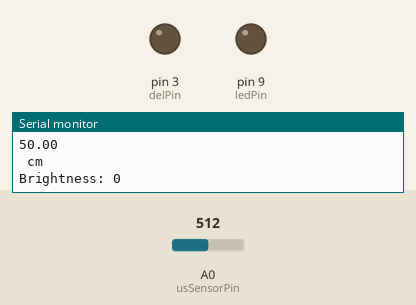
Bench run of a sketch on a simulated Arduino Uno, built with avr-gcc and run on an emulated ATmega328P. On the bench: output pins drawn as LEDs (lit = HIGH), the last lines printed to the serial monitor. The test bench sets the inputs (shaded band); at power-on: A0 (usSensorPin) = 512.

Above: at 1.2 s.
1.3 s: A0 (usSensorPin) set to 40
At 2.5 s:
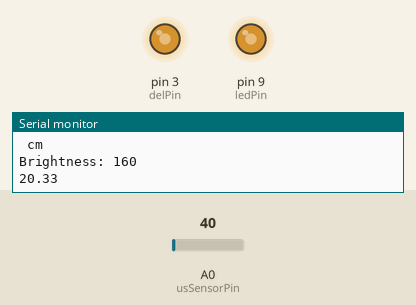
2.8 s: A0 (usSensorPin) set to 60
At 4.0 s:
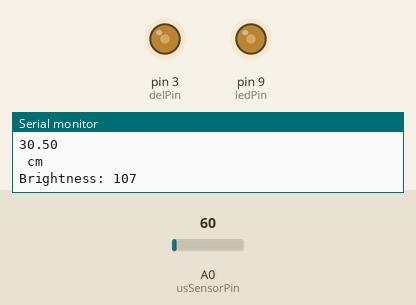
4.3 s: A0 (usSensorPin) set to 0
At 5.6 s:
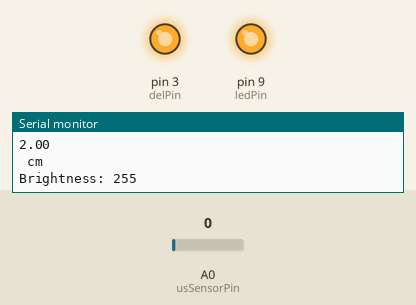
Timing chart, 0 to 7.3 s (numbered marks = the images above; inputs shaded):
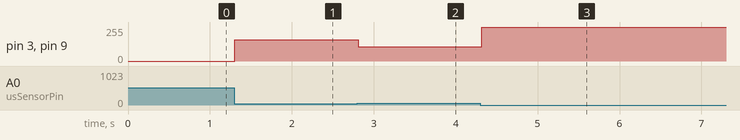

Measured:
- after the input at 1.3 s, pin 3 (delPin), pin 9 (ledPin): 0/255 → 160/255 at once
- after the input at 2.8 s, pin 3 (delPin), pin 9 (ledPin): 160/255 → 107/255 at once
- after the input at 4.3 s, pin 3 (delPin), pin 9 (ledPin): 107/255 → 255/255 at once

The sketch:

activity-9a.ino
```cpp
// DM2008 — Activity 9a
// Mapping Sensors (30 min)
//
// Adjust and refine until the response feels smooth and natural.

const int usSensorPin = A0;
const float usMaxRange = 520.0;
const float dataSize = 1023.0;

// TODO: declare your LED pin here (must be a PWM pin, marked with ~)
const int ledPin = 9;
const int delPin = 3;

float sensorVal, distVal;
int brightness = 0;

void setup() {
  Serial.begin(9600);
  // TODO: set up your LED pin here (hint: pinMode)
  pinMode(ledPin, OUTPUT);
  pinMode(delPin, OUTPUT);
}

void loop() {
  sensorVal = analogRead(usSensorPin);
  distVal = sensorVal * usMaxRange / dataSize;

  // Clamp to a range that suits a desk / classroom setup (cm)
  if (distVal < 2)   distVal = 2;
  if (distVal > 50) distVal = 50;

  // map() rescales a value from one range to another
  // here: distance (5–100cm) becomes brightness (255–0)
  // the output range is flipped so that CLOSER = BRIGHTER
  // (note: Arduino's map() uses whole numbers, so decimals are dropped)
  brightness = map(distVal, 2, 50, 255, 0);
  brightness = constrain(brightness, 0, 255);

  // TODO: use analogWrite() to send brightness to your LED pin
  analogWrite(ledPin, brightness);
  analogWrite(delPin, brightness);

  Serial.println(distVal);
  Serial.println(" cm");
  Serial.print("Brightness: ");
  Serial.println(brightness);

  delay(20);
}
```
